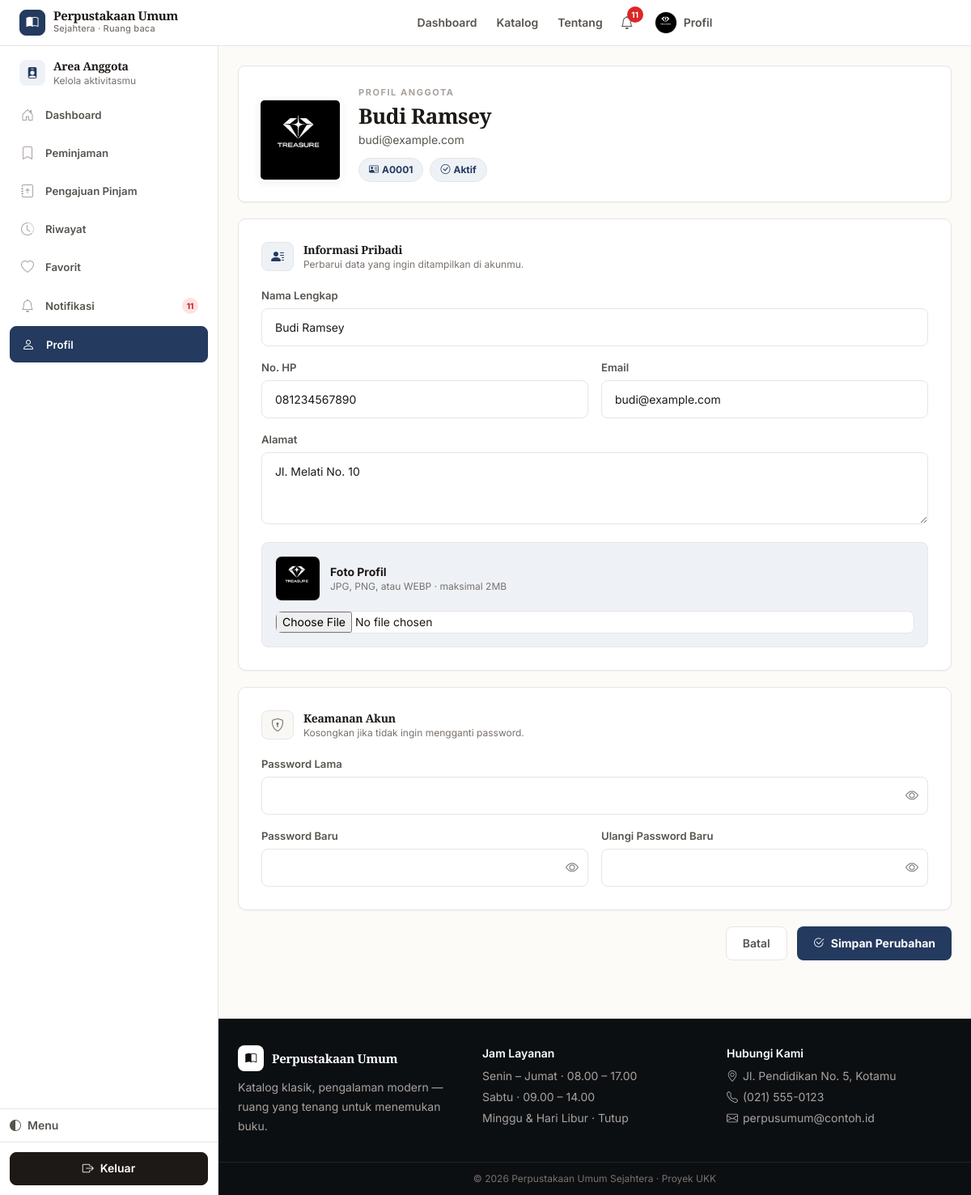
Page /anggota/profil.php (signed in) on the committed database.
### tables this page shows
CREATE TABLE `anggota` (
  `id_anggota` int NOT NULL,
  `nomor_anggota` varchar(20) NOT NULL,
  `nama` varchar(150) NOT NULL,
  `email` varchar(150) NOT NULL,
  `password` varchar(255) NOT NULL,
  `no_hp` varchar(20) DEFAULT NULL,
  `alamat` varchar(255) DEFAULT NULL,
  `foto` varchar(255) DEFAULT NULL,
  `reset_token` varchar(64) DEFAULT NULL,
  `reset_expiry` datetime DEFAULT NULL,
  `status` enum('aktif','nonaktif') NOT NULL DEFAULT 'aktif',
  `created_at` timestamp NOT NULL DEFAULT CURRENT_TIMESTAMP
);

### includes/functions.php (called while the page is built, shortened)
<?php
function e($string) {
    return htmlspecialchars($string ?? '', ENT_QUOTES, 'UTF-8');
}
function foto_profil_url($nama_file) {
    return UPLOAD_PROFIL_URL . $nama_file;
}

### anggota/profil.php (the view, shortened to what this page needs)
<?php
require_once __DIR__ . '/../config/bootstrap.php';
$id_anggota = $_SESSION['id_anggota'];
$stmt = $pdo->prepare("SELECT * FROM anggota WHERE id_anggota = :id");
$stmt->execute([':id' => $id_anggota]);
$anggota = $stmt->fetch();
require_once __DIR__ . '/../includes/header.php';
?>
<div class="profile-shell space-y-5">
  <section class="profile-hero rounded-xl p-5 sm:p-6">
    <div class="flex flex-col sm:flex-row items-center sm:items-end gap-5">
      <img src="<?= e(foto_profil_url($anggota['foto'])) ?>" alt="Foto profil <?= e($anggota['nama']) ?>" class="profile-avatar rounded-xl object-cover">
      <div class="flex-1 text-center sm:text-left min-w-0">
        <div class="text-[11px] font-bold uppercase tracking-[.14em]" style="color: var(--text-faint-2)">Profil Anggota</div>
        <h1 class="mt-1 text-2xl sm:text-[26px] font-bold truncate font-display" style="color: var(--text)"><?= e($anggota['nama']) ?></h1>
        <p class="mt-1 text-sm" style="color: var(--text-muted)"><?= e($anggota['email']) ?></p>
        <div class="mt-3 flex flex-wrap justify-center sm:justify-start gap-2">
          <span class="rounded-full px-3 py-1.5 text-xs font-bold" style="background: var(--accent-soft); color: var(--accent-text); border:1px solid var(--border)"><i class="bi bi-person-vcard mr-1"></i><?= e($anggota['nomor_anggota']) ?></span>
          <span class="rounded-full px-3 py-1.5 text-xs font-bold" style="background: var(--accent-soft); color: var(--accent-text); border:1px solid var(--border)"><i class="bi bi-check-circle mr-1"></i><?= e(ucfirst($anggota['status'])) ?></span>
        </div>
      </div>
    </div>
  </section>
  <form method="post" action="" enctype="multipart/form-data" class="space-y-5">
    <section class="profile-card p-5 sm:p-7">
      <div class="flex items-center gap-3 mb-5">
        <span class="w-10 h-10 rounded-xl flex items-center justify-center" style="background: var(--accent-soft); color: var(--accent-text); border:1px solid var(--border)"><i class="bi bi-person-lines-fill"></i></span>
        <div><h2 class="font-bold text-sm" style="color: var(--text)">Informasi Pribadi</h2><p class="text-xs" style="color: var(--text-faint)">Perbarui data yang ingin ditampilkan di akunmu.</p></div>
      </div>
      <div class="grid grid-cols-1 md:grid-cols-2 gap-4">
        <div class="md:col-span-2">
          <label class="block text-sm font-bold mb-1.5" style="color: var(--text-muted)">Nama Lengkap</label>
          <input type="text" name="nama" required value="<?= e($anggota['nama']) ?>" class="profile-input">
        </div>
        <div>
          <label class="block text-sm font-bold mb-1.5" style="color: var(--text-muted)">No. HP</label>
          <input type="text" name="no_hp" value="<?= e($anggota['no_hp']) ?>" class="profile-input" placeholder="Contoh: 08xxxxxxxxxx">
        </div>
        <div>
          <label class="block text-sm font-bold mb-1.5" style="color: var(--text-muted)">Email</label>
          <input type="text" value="<?= e($anggota['email']) ?>" class="profile-input" disabled>
        </div>
        <div class="md:col-span-2">
          <label class="block text-sm font-bold mb-1.5" style="color: var(--text-muted)">Alamat</label>
          <textarea name="alamat" rows="3" class="profile-input" placeholder="Tulis alamat kamu..."><?= e($anggota['alamat']) ?></textarea>
        </div>
        <div class="md:col-span-2 rounded-xl p-4" style="background: var(--accent-soft); border:1px solid var(--border)">
          <div class="flex items-center gap-3">
            <img src="<?= e(foto_profil_url($anggota['foto'])) ?>" class="w-14 h-14 rounded-xl object-cover border" style="border-color: var(--border); background: var(--surface)">
            <div class="flex-1 min-w-0"><div class="text-sm font-bold" style="color: var(--text)">Foto Profil</div><div class="text-xs" style="color: var(--text-faint)">JPG, PNG, atau WEBP · maksimal 2MB</div></div>
          </div>
          <input type="file" name="foto" accept=".jpg,.jpeg,.png,.webp" class="mt-3 w-full text-sm" style="color: var(--text-muted)">
        </div>
      </div>
    </section>
    <section class="profile-card p-5 sm:p-7">
      <div class="flex items-center gap-3 mb-5">
        <span class="w-10 h-10 rounded-xl flex items-center justify-center" style="background: var(--surface-2); color: var(--text-faint); border:1px solid var(--border)"><i class="bi bi-shield-lock"></i></span>
        <div><h2 class="font-bold text-sm" style="color: var(--text)">Keamanan Akun</h2><p class="text-xs" style="color: var(--text-faint)">Kosongkan jika tidak ingin mengganti password.</p></div>
      </div>
      <div class="space-y-4">
        <div><label class="block text-sm font-bold mb-1.5" style="color: var(--text-muted)">Password Lama</label><div class="relative"><input type="password" name="password_lama" class="profile-input pr-11"><button type="button" onclick="togglePasswordVisibility(this)" tabindex="-1" class="absolute right-3 top-1/2 -translate-y-1/2" style="color: var(--text-faint)"><i class="bi bi-eye"></i></button></div></div>
        <div class="grid grid-cols-1 sm:grid-cols-2 gap-4">
          <div><label class="block text-sm font-bold mb-1.5" style="color: var(--text-muted)">Password Baru</label><div class="relative"><input type="password" name="password_baru" class="profile-input pr-11"><button type="button" onclick="togglePasswordVisibility(this)" tabindex="-1" class="absolute right-3 top-1/2 -translate-y-1/2" style="color: var(--text-faint)"><i class="bi bi-eye"></i></button></div></div>
          <div><label class="block text-sm font-bold mb-1.5" style="color: var(--text-muted)">Ulangi Password Baru</label><div class="relative"><input type="password" name="password_ulang" class="profile-input pr-11"><button type="button" onclick="togglePasswordVisibility(this)" tabindex="-1" class="absolute right-3 top-1/2 -translate-y-1/2" style="color: var(--text-faint)"><i class="bi bi-eye"></i></button></div></div>
        </div>
      </div>
    </section>
    <div class="flex flex-col-reverse sm:flex-row sm:justify-end gap-3 pb-2">
      <a href="<?= BASE_URL ?>/anggota/dashboard.php" class="inline-flex items-center justify-center gap-2 rounded-lg border px-5 py-2.5 text-sm font-semibold hover:bg-slate-50" style="background: var(--surface); border-color: var(--border); color: var(--text-muted)">Batal</a>
      <button type="submit" class="inline-flex items-center justify-center gap-2 rounded-lg px-5 py-2.5 text-sm font-bold text-white" style="background: var(--accent)"><i class="bi bi-check2-circle"></i>Simpan Perubahan</button>
    </div>
  </form>
</div>
<?php require_once __DIR__ . '/../includes/footer.php'; ?>

### assets/css/app.css (style rules this page uses)
:root { color-scheme: light; --paper: #fdfbf7; --paper-2: #f7f2eb; --surface: #ffffff; --surface-2: #faf8f5; --surface-hover: #f5f1ea; --border: #e7e5e4; --border-strong: #d6d3d1; --border-faint: #f5f5f4; --text: #1c1917; --text-muted: #57534e; --text-faint: #78716c; --text-faint-2: #a8a29e; --accent: #243a5e; --accent-hover: #1a2c4a; --accent-soft: #eef2f7; --accent-soft-2: #dbe6f2; --accent-ring: rgba(36,58,94,.14); --accent-text: #243a5e; --radius-sm: 6px; --radius: 8px; --radius-md: 10px; --radius-lg: 12px; --radius-xl: 14px; --shadow-xs: 0 1px 2px rgba(16,24,40,.05); --shadow-sm: 0 1px 3px rgba(16,24,40,.06); --shadow: 0 2px 8px rgba(16,24,40,.06); --font-body: Inter, ui-sans-serif, system-ui, -apple-system, "Segoe UI", sans-serif; --font-display: "EB Garamond", "Source Serif 4", Georgia, "Times New Roman", serif; --transition: 160ms ease; --transition-fast: 120ms ease; --badge-amber-bg: #fffbeb; --badge-amber-border: #fde68a; --badge-amber-text: #92400e; --badge-red-bg: #fef2f2; --badge-red-border: #fecaca; --badge-red-text: #991b1b; --badge-emerald-bg: #ecfdf5; --badge-emerald-border: #a7f3d0; --badge-emerald-text: #065f46; --badge-slate-bg: #f8fafc; --badge-slate-border: var(--border); --badge-slate-text: var(--text-faint); }
html { scroll-behavior: smooth; }
body { font-family: var(--font-body); background: var(--paper); color: var(--text); -webkit-font-smoothing: antialiased; text-rendering: optimizeLegibility; line-height: 1.65; }
h1, h2, h3, .font-display, .hero-title { font-family: var(--font-display); letter-spacing: -0.02em; line-height: 1.2; color: var(--text); }
h1 { font-weight: 700; }
h2 { font-weight: 600; }
@media (prefers-reduced-motion: no-preference) { * { scroll-behavior: auto; } }
.bg-white.rounded-2xl, .bg-white.rounded-3xl, .bg-white.rounded-xl, .profile-card, .report-stat, .report-sheet, .responsive-table-card, .mobile-card, .member-loan-card, .history-stat { border: 1px solid var(--border) !important; border-radius: var(--radius-md) !important; box-shadow: var(--shadow-xs) !important; background: var(--surface) !important; }
.rounded-3xl.bg-gradient-to-br, .profile-hero, .history-hero, .report-hero { background: var(--surface) !important; border: 1px solid var(--border) !important; box-shadow: var(--shadow-xs) !important; color: var(--text) !important; border-radius: var(--radius-lg) !important; }
a.border, button.border { border-radius: var(--radius) !important; font-weight: 600 !important; }
.rounded-xl { border-radius: var(--radius) !important; }
input, select, textarea { border: 1px solid var(--border) !important; background: var(--surface) !important; color: var(--text) !important; border-radius: var(--radius) !important; transition: border-color var(--transition-fast), box-shadow var(--transition-fast), background var(--transition-fast) !important; font-size: 0.875rem !important; }
input::placeholder, textarea::placeholder { color: var(--text-faint-2) !important; }
label { color: var(--text-muted) !important; font-weight: 600 !important; font-size: 0.82rem !important; }
.h-10 { height: 36px !important; }
input, select, textarea, button { max-width: 100%; }
body { animation: none !important; }
main > * { animation: none !important; }
a { transition: color var(--transition-fast) !important; }

### anggota/profil.php (style rules this page uses)
.profile-hero { background: var(--surface); border:1px solid var(--border); }
.profile-shell { max-width:980px; margin:0 auto; }
.profile-card { background: var(--surface); border:1px solid var(--border); border-radius: var(--radius-lg); box-shadow: var(--shadow-xs); }
.profile-input { width:100%; border:1px solid var(--border); background: var(--surface); border-radius: var(--radius); padding:.75rem 1rem; color: var(--text); outline:none; transition: border-color var(--transition-fast), box-shadow var(--transition-fast), background var(--transition-fast); }
.profile-input:disabled { background: var(--surface-2); color: var(--text-faint); }
.profile-input::placeholder { color: var(--text-faint-2); }
.profile-avatar { width:104px; height:104px; border:3px solid var(--surface); box-shadow: var(--shadow); background: var(--surface-2); }

### rows in the picture
anggota: foto (picture), nama "Budi Ramsey", email "budi@example.com", nomor_anggota "A0001", status "Aktif", no_hp "081234567890", alamat "Jl. Melati No. 10"

### other values in the picture
$jumlah_notifikasi "11"
$item['label'] "Dashboard"
$item['label'] "Peminjaman"
$item['label'] "Pengajuan Pinjam"
$item['label'] "Riwayat"
$item['label'] "Favorit"
$item['label'] "Notifikasi"
$item['label'] "Profil"
